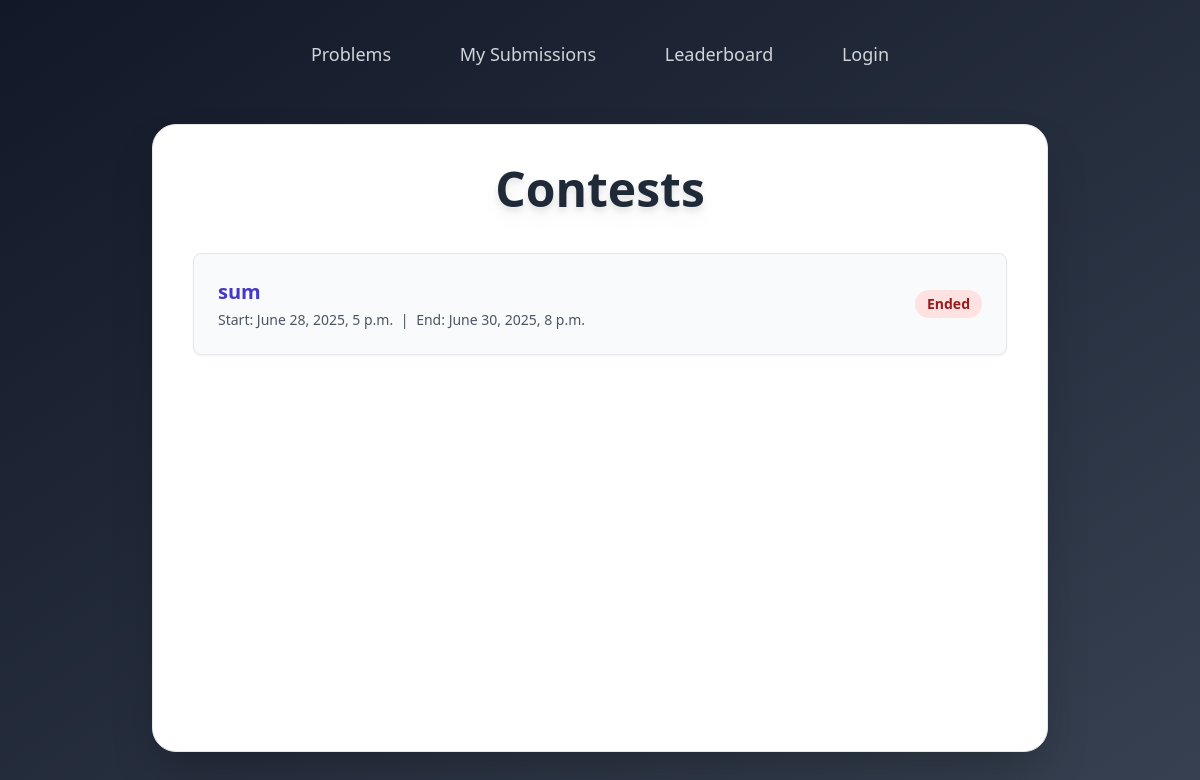
The page /contests/ on the database as committed earlier.
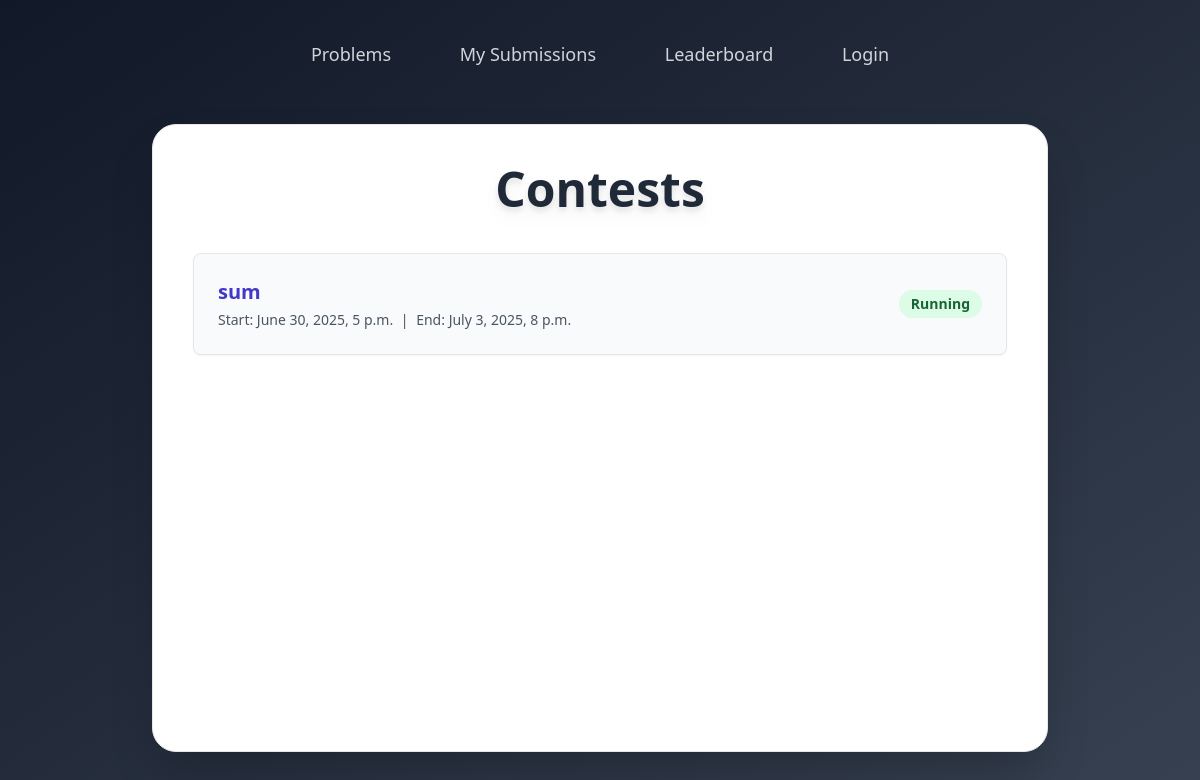
The same page on the database as committed later.
### problems/models.py (models this page shows, shortened)
class Contest(models.Model):
    name = models.CharField(max_length=200)
    start_time = models.DateTimeField()
    end_time = models.DateTimeField()
    problems = models.ManyToManyField('Problem', related_name='contests')

### problems/views.py (the view)
# urls.py: path('contests/', views.contest_list, name='contest_list'),
def contest_list(request):
    now = timezone.now()
    contests = Contest.objects.all().order_by('-start_time')
    return render(request, 'problems/contest_list.html', {'contests': contests, 'now': now})

### templates/problems/contest_list.html (shortened to what this page needs)
<!DOCTYPE html>
<html lang="en">
<head>
    <script src="https://cdn.tailwindcss.com"></script>
</head>
<body class="bg-gradient-to-br from-gray-900 to-gray-700 min-h-screen font-sans text-gray-100 flex flex-col p-4">
    <header class="w-full flex justify-center py-6 mb-8 px-4">
        <nav class="space-x-8 text-lg font-medium">
            <a href="/" class="text-gray-300 hover:text-white transition duration-200 ease-in-out px-4 py-2 rounded-lg">Problems</a>
            <a href="/submissions/history/" class="text-gray-300 hover:text-white transition duration-200 ease-in-out px-4 py-2 rounded-lg">My Submissions</a>
            <a href="/submissions/leaderboard/" class="text-gray-300 hover:text-white transition duration-200 ease-in-out px-4 py-2 rounded-lg">Leaderboard</a>
            {% if user.is_authenticated %}
                <a href="/accounts/logout/" class="text-gray-300 hover:text-white transition duration-200 ease-in-out px-4 py-2 rounded-lg">Logout</a>
            {% else %}
                <a href="/accounts/login/" class="text-gray-300 hover:text-white transition duration-200 ease-in-out px-4 py-2 rounded-lg">Login</a>
            {% endif %}
        </nav>
    </header>
    <div class="bg-white p-10 rounded-3xl shadow-2xl w-full mx-auto max-w-4xl flex-grow border border-gray-200 mb-8 text-gray-800">
        <h2 class="text-5xl font-extrabold text-center text-gray-800 mb-10 drop-shadow-lg">Contests</h2>
        <div class="space-y-4">
            {% for contest in contests %}
                <div class="bg-gray-50 p-6 rounded-lg shadow-sm border border-gray-200 hover:bg-gray-100 transition duration-200 flex flex-col sm:flex-row justify-between items-start sm:items-center">
                    <div class="flex-grow mb-2 sm:mb-0">
                        <a href="{% url 'contest_detail' contest.id %}" class="text-indigo-700 hover:text-indigo-900 font-semibold text-xl block">
                            {{ contest.name }}
                        </a>
                        <p class="text-sm text-gray-600 mt-1">
                            <span class="font-medium">Start:</span> {{ contest.start_time }}
                            <span class="mx-1">|</span>
                            <span class="font-medium">End:</span> {{ contest.end_time }}
                        </p>
                    </div>
                    <div class="flex-shrink-0">
                        {% if contest.start_time > now %}
                            <span class="inline-flex items-center px-3 py-1 rounded-full text-sm font-semibold bg-blue-100 text-blue-800">
                                Upcoming
                            </span>
                        {% elif contest.end_time < now %}
                            <span class="inline-flex items-center px-3 py-1 rounded-full text-sm font-semibold bg-red-100 text-red-800">
                                Ended
                            </span>
                        {% else %}
                            <span class="inline-flex items-center px-3 py-1 rounded-full text-sm font-semibold bg-green-100 text-green-800">
                                Running
                            </span>
                        {% endif %}
                    </div>
                </div>
            {% endfor %}
        </div>
    </div>
</body>
</html>

Rows that differ between the two databases and show on the page:
changed Contest "sum": start_time "June 28, 2025, 5 p.m." → "June 30, 2025, 5 p.m."; end_time "June 30, 2025, 8 p.m." → "July 3, 2025, 8 p.m."; start_time "Ended" → "Running"
